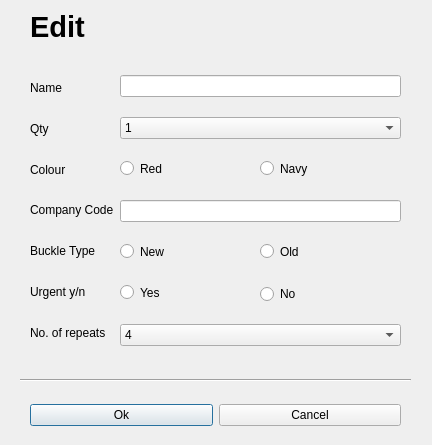
<?xml version="1.0" encoding="UTF-8"?>
<ui version="4.0">
 <class>edit_form</class>
 <widget class="QDialog" name="edit_form">
  <property name="geometry">
   <rect>
    <x>0</x>
    <y>0</y>
    <width>432</width>
    <height>445</height>
   </rect>
  </property>
  <property name="windowTitle">
   <string>Dialog</string>
  </property>
  <widget class="QWidget" name="verticalLayoutWidget">
   <property name="geometry">
    <rect>
     <x>30</x>
     <y>60</y>
     <width>91</width>
     <height>301</height>
    </rect>
   </property>
   <layout class="QVBoxLayout" name="verticalLayout">
    <item>
     <spacer name="verticalSpacer_16">
      <property name="orientation">
       <enum>Qt::Vertical</enum>
      </property>
      <property name="sizeHint" stdset="0">
       <size>
        <width>20</width>
        <height>40</height>
       </size>
      </property>
     </spacer>
    </item>
    <item>
     <widget class="QLabel" name="label">
      <property name="text">
       <string>Name</string>
      </property>
     </widget>
    </item>
    <item>
     <spacer name="verticalSpacer_15">
      <property name="orientation">
       <enum>Qt::Vertical</enum>
      </property>
      <property name="sizeHint" stdset="0">
       <size>
        <width>20</width>
        <height>40</height>
       </size>
      </property>
     </spacer>
    </item>
    <item>
     <widget class="QLabel" name="label_2">
      <property name="text">
       <string>Qty</string>
      </property>
     </widget>
    </item>
    <item>
     <spacer name="verticalSpacer_14">
      <property name="orientation">
       <enum>Qt::Vertical</enum>
      </property>
      <property name="sizeHint" stdset="0">
       <size>
        <width>20</width>
        <height>40</height>
       </size>
      </property>
     </spacer>
    </item>
    <item>
     <widget class="QLabel" name="label_3">
      <property name="text">
       <string>Colour</string>
      </property>
     </widget>
    </item>
    <item>
     <spacer name="verticalSpacer_13">
      <property name="orientation">
       <enum>Qt::Vertical</enum>
      </property>
      <property name="sizeHint" stdset="0">
       <size>
        <width>20</width>
        <height>40</height>
       </size>
      </property>
     </spacer>
    </item>
    <item>
     <widget class="QLabel" name="label_4">
      <property name="text">
       <string>Company Code</string>
      </property>
     </widget>
    </item>
    <item>
     <spacer name="verticalSpacer_12">
      <property name="orientation">
       <enum>Qt::Vertical</enum>
      </property>
      <property name="sizeHint" stdset="0">
       <size>
        <width>20</width>
        <height>40</height>
       </size>
      </property>
     </spacer>
    </item>
    <item>
     <widget class="QLabel" name="label_5">
      <property name="text">
       <string>Buckle Type</string>
      </property>
     </widget>
    </item>
    <item>
     <spacer name="verticalSpacer_11">
      <property name="orientation">
       <enum>Qt::Vertical</enum>
      </property>
      <property name="sizeHint" stdset="0">
       <size>
        <width>20</width>
        <height>40</height>
       </size>
      </property>
     </spacer>
    </item>
    <item>
     <widget class="QLabel" name="label_6">
      <property name="text">
       <string>Urgent y/n</string>
      </property>
     </widget>
    </item>
    <item>
     <spacer name="verticalSpacer_10">
      <property name="orientation">
       <enum>Qt::Vertical</enum>
      </property>
      <property name="sizeHint" stdset="0">
       <size>
        <width>20</width>
        <height>40</height>
       </size>
      </property>
     </spacer>
    </item>
    <item>
     <widget class="QLabel" name="label_7">
      <property name="text">
       <string>No. of repeats</string>
      </property>
     </widget>
    </item>
    <item>
     <spacer name="verticalSpacer_9">
      <property name="orientation">
       <enum>Qt::Vertical</enum>
      </property>
      <property name="sizeHint" stdset="0">
       <size>
        <width>20</width>
        <height>40</height>
       </size>
      </property>
     </spacer>
    </item>
   </layout>
  </widget>
  <widget class="QWidget" name="verticalLayoutWidget_2">
   <property name="geometry">
    <rect>
     <x>120</x>
     <y>60</y>
     <width>281</width>
     <height>301</height>
    </rect>
   </property>
   <layout class="QVBoxLayout" name="verticalLayout_2">
    <item>
     <spacer name="verticalSpacer_8">
      <property name="orientation">
       <enum>Qt::Vertical</enum>
      </property>
      <property name="sizeHint" stdset="0">
       <size>
        <width>20</width>
        <height>40</height>
       </size>
      </property>
     </spacer>
    </item>
    <item>
     <widget class="QLineEdit" name="name_input"/>
    </item>
    <item>
     <spacer name="verticalSpacer_7">
      <property name="orientation">
       <enum>Qt::Vertical</enum>
      </property>
      <property name="sizeHint" stdset="0">
       <size>
        <width>20</width>
        <height>40</height>
       </size>
      </property>
     </spacer>
    </item>
    <item>
     <widget class="QComboBox" name="qty_selection">
      <item>
       <property name="text">
        <string>1</string>
       </property>
      </item>
      <item>
       <property name="text">
        <string>2</string>
       </property>
      </item>
      <item>
       <property name="text">
        <string>3</string>
       </property>
      </item>
      <item>
       <property name="text">
        <string>4</string>
       </property>
      </item>
      <item>
       <property name="text">
        <string>5</string>
       </property>
      </item>
      <item>
       <property name="text">
        <string>6</string>
       </property>
      </item>
      <item>
       <property name="text">
        <string>7</string>
       </property>
      </item>
      <item>
       <property name="text">
        <string>8</string>
       </property>
      </item>
      <item>
       <property name="text">
        <string>9</string>
       </property>
      </item>
      <item>
       <property name="text">
        <string>10</string>
       </property>
      </item>
      <item>
       <property name="text">
        <string>11</string>
       </property>
      </item>
      <item>
       <property name="text">
        <string>12</string>
       </property>
      </item>
      <item>
       <property name="text">
        <string>13</string>
       </property>
      </item>
      <item>
       <property name="text">
        <string>14</string>
       </property>
      </item>
      <item>
       <property name="text">
        <string>15</string>
       </property>
      </item>
      <item>
       <property name="text">
        <string>16</string>
       </property>
      </item>
      <item>
       <property name="text">
        <string>17</string>
       </property>
      </item>
      <item>
       <property name="text">
        <string>18</string>
       </property>
      </item>
     </widget>
    </item>
    <item>
     <spacer name="verticalSpacer_6">
      <property name="orientation">
       <enum>Qt::Vertical</enum>
      </property>
      <property name="sizeHint" stdset="0">
       <size>
        <width>20</width>
        <height>40</height>
       </size>
      </property>
     </spacer>
    </item>
    <item>
     <layout class="QHBoxLayout" name="horizontalLayout"/>
    </item>
    <item>
     <widget class="QWidget" name="widget" native="true">
      <property name="minimumSize">
       <size>
        <width>0</width>
        <height>20</height>
       </size>
      </property>
      <widget class="QRadioButton" name="red_radio_button">
       <property name="geometry">
        <rect>
         <x>0</x>
         <y>0</y>
         <width>136</width>
         <height>17</height>
        </rect>
       </property>
       <property name="text">
        <string>Red</string>
       </property>
      </widget>
      <widget class="QRadioButton" name="navy_radio_button">
       <property name="geometry">
        <rect>
         <x>140</x>
         <y>0</y>
         <width>277</width>
         <height>17</height>
        </rect>
       </property>
       <property name="text">
        <string>Navy</string>
       </property>
      </widget>
     </widget>
    </item>
    <item>
     <spacer name="verticalSpacer">
      <property name="orientation">
       <enum>Qt::Vertical</enum>
      </property>
      <property name="sizeHint" stdset="0">
       <size>
        <width>20</width>
        <height>40</height>
       </size>
      </property>
     </spacer>
    </item>
    <item>
     <widget class="QLineEdit" name="company_code_input"/>
    </item>
    <item>
     <spacer name="verticalSpacer_2">
      <property name="orientation">
       <enum>Qt::Vertical</enum>
      </property>
      <property name="sizeHint" stdset="0">
       <size>
        <width>20</width>
        <height>40</height>
       </size>
      </property>
     </spacer>
    </item>
    <item>
     <widget class="QWidget" name="widget_2" native="true">
      <property name="minimumSize">
       <size>
        <width>0</width>
        <height>20</height>
       </size>
      </property>
      <widget class="QRadioButton" name="new_buckle_radio_button">
       <property name="geometry">
        <rect>
         <x>0</x>
         <y>0</y>
         <width>136</width>
         <height>17</height>
        </rect>
       </property>
       <property name="text">
        <string>New</string>
       </property>
      </widget>
      <widget class="QRadioButton" name="old_buckle_radio_button">
       <property name="geometry">
        <rect>
         <x>140</x>
         <y>0</y>
         <width>277</width>
         <height>17</height>
        </rect>
       </property>
       <property name="text">
        <string>Old</string>
       </property>
      </widget>
     </widget>
    </item>
    <item>
     <layout class="QHBoxLayout" name="horizontalLayout_3"/>
    </item>
    <item>
     <spacer name="verticalSpacer_5">
      <property name="orientation">
       <enum>Qt::Vertical</enum>
      </property>
      <property name="sizeHint" stdset="0">
       <size>
        <width>20</width>
        <height>40</height>
       </size>
      </property>
     </spacer>
    </item>
    <item>
     <widget class="QWidget" name="widget_3" native="true">
      <property name="minimumSize">
       <size>
        <width>0</width>
        <height>20</height>
       </size>
      </property>
      <widget class="QRadioButton" name="yes_urgent_radio_button">
       <property name="geometry">
        <rect>
         <x>0</x>
         <y>0</y>
         <width>136</width>
         <height>17</height>
        </rect>
       </property>
       <property name="text">
        <string>Yes</string>
       </property>
      </widget>
      <widget class="QRadioButton" name="no_urgent_radio_button">
       <property name="geometry">
        <rect>
         <x>140</x>
         <y>0</y>
         <width>271</width>
         <height>20</height>
        </rect>
       </property>
       <property name="text">
        <string>No</string>
       </property>
      </widget>
     </widget>
    </item>
    <item>
     <layout class="QHBoxLayout" name="horizontalLayout_2"/>
    </item>
    <item>
     <spacer name="verticalSpacer_3">
      <property name="orientation">
       <enum>Qt::Vertical</enum>
      </property>
      <property name="sizeHint" stdset="0">
       <size>
        <width>20</width>
        <height>40</height>
       </size>
      </property>
     </spacer>
    </item>
    <item>
     <widget class="QComboBox" name="repeats_combo_box">
      <item>
       <property name="text">
        <string>4</string>
       </property>
      </item>
      <item>
       <property name="text">
        <string>5</string>
       </property>
      </item>
      <item>
       <property name="text">
        <string>6</string>
       </property>
      </item>
      <item>
       <property name="text">
        <string>7</string>
       </property>
      </item>
      <item>
       <property name="text">
        <string>8</string>
       </property>
      </item>
      <item>
       <property name="text">
        <string>9</string>
       </property>
      </item>
      <item>
       <property name="text">
        <string>10</string>
       </property>
      </item>
      <item>
       <property name="text">
        <string>11</string>
       </property>
      </item>
      <item>
       <property name="text">
        <string>12</string>
       </property>
      </item>
      <item>
       <property name="text">
        <string>13</string>
       </property>
      </item>
      <item>
       <property name="text">
        <string>14</string>
       </property>
      </item>
     </widget>
    </item>
    <item>
     <spacer name="verticalSpacer_4">
      <property name="orientation">
       <enum>Qt::Vertical</enum>
      </property>
      <property name="sizeHint" stdset="0">
       <size>
        <width>20</width>
        <height>40</height>
       </size>
      </property>
     </spacer>
    </item>
   </layout>
  </widget>
  <widget class="Line" name="line">
   <property name="geometry">
    <rect>
     <x>20</x>
     <y>370</y>
     <width>391</width>
     <height>20</height>
    </rect>
   </property>
   <property name="orientation">
    <enum>Qt::Horizontal</enum>
   </property>
  </widget>
  <widget class="QWidget" name="horizontalLayoutWidget_4">
   <property name="geometry">
    <rect>
     <x>30</x>
     <y>400</y>
     <width>371</width>
     <height>31</height>
    </rect>
   </property>
   <layout class="QHBoxLayout" name="horizontalLayout_4">
    <item>
     <widget class="QPushButton" name="ok_button">
      <property name="text">
       <string>Ok</string>
      </property>
     </widget>
    </item>
    <item>
     <widget class="QPushButton" name="cancel_button">
      <property name="text">
       <string>Cancel</string>
      </property>
     </widget>
    </item>
   </layout>
  </widget>
  <widget class="QLabel" name="label_8">
   <property name="geometry">
    <rect>
     <x>30</x>
     <y>10</y>
     <width>71</width>
     <height>31</height>
    </rect>
   </property>
   <property name="text">
    <string>&lt;html&gt;&lt;head/&gt;&lt;body&gt;&lt;p&gt;&lt;span style=&quot; font-size:22pt; font-weight:600;&quot;&gt;Edit&lt;/span&gt;&lt;/p&gt;&lt;/body&gt;&lt;/html&gt;</string>
   </property>
  </widget>
 </widget>
 <resources/>
 <connections/>
</ui>
